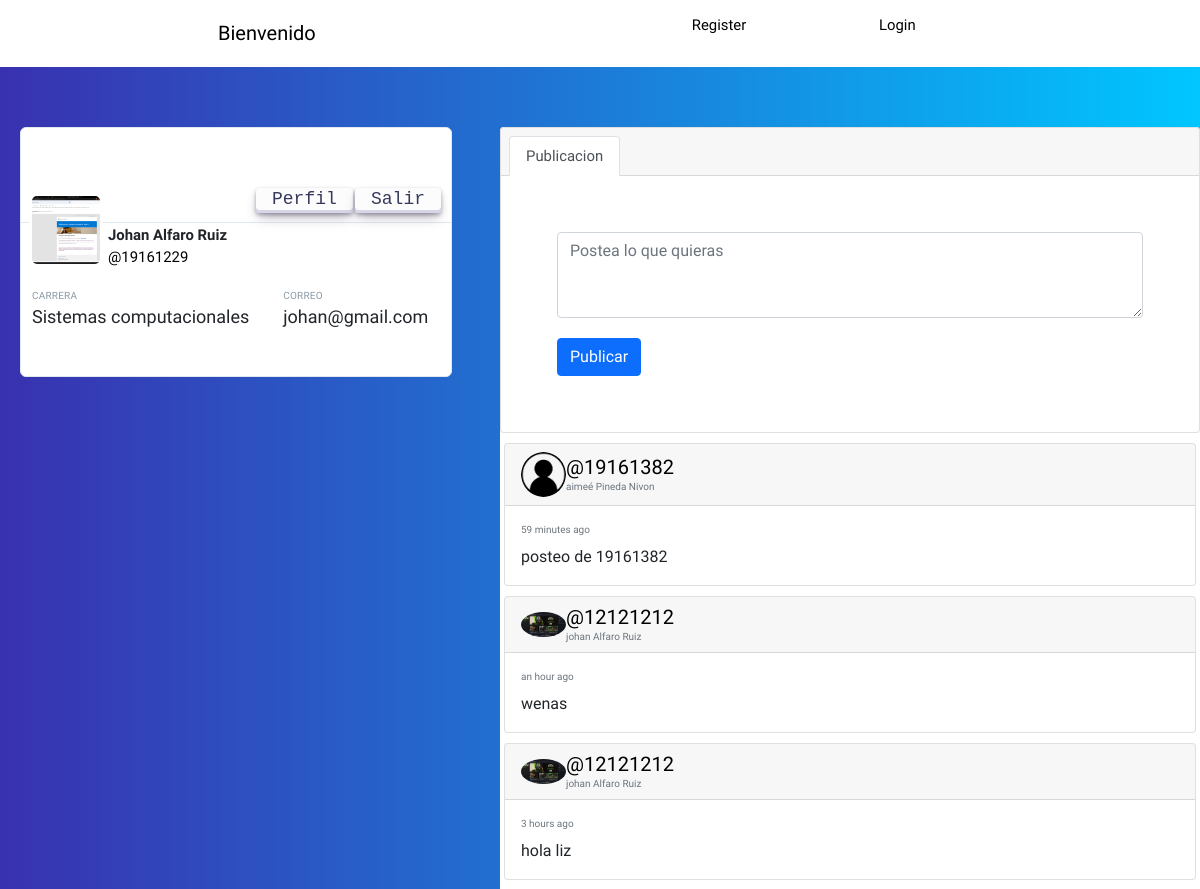
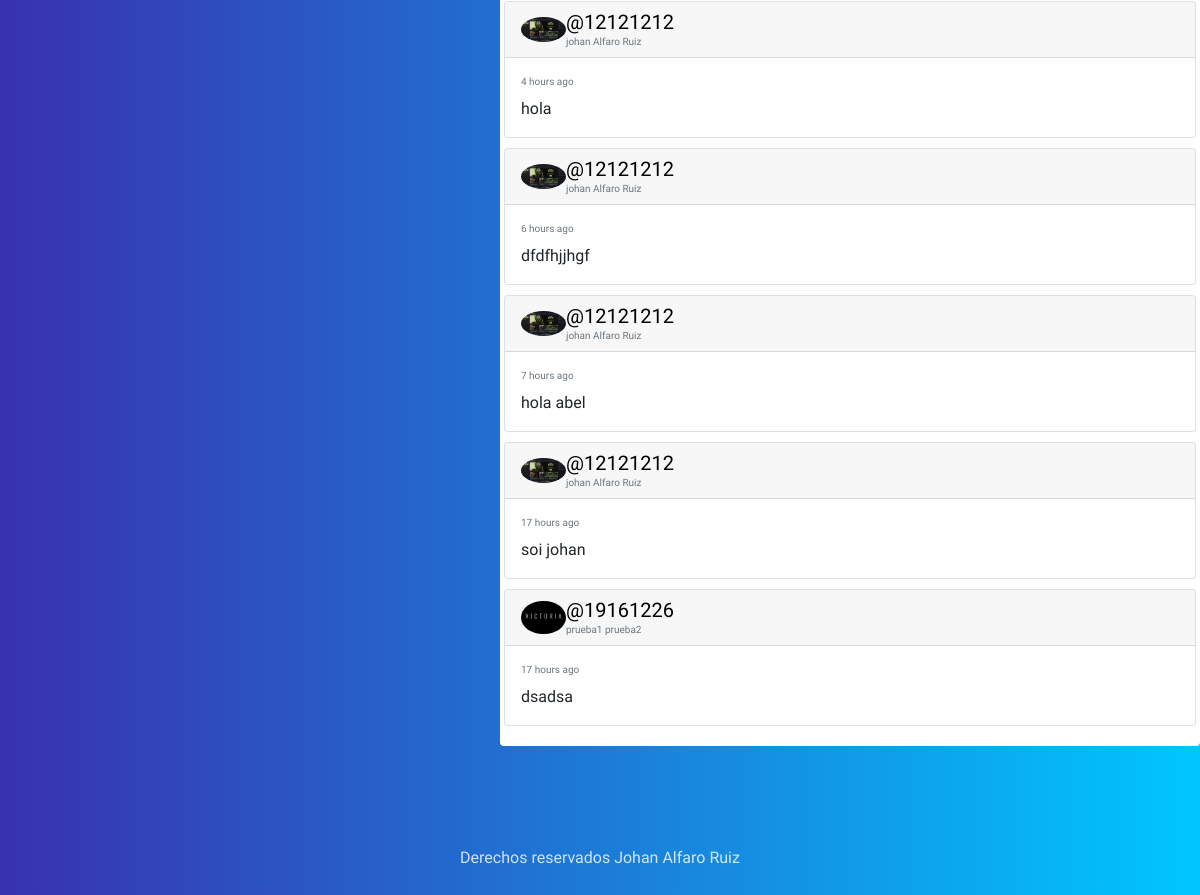
Screenshot of /feed/ (signed in) with the database file from the repository (2 pictures, top to bottom).
### social/models.py (models this page shows, shortened)
class Profile(models.Model):
    user=models.OneToOneField(User,on_delete=models.CASCADE)
    imagen=models.ImageField(upload_to='Profile',null=True,blank=True)

class Post(models.Model):
    user=models.ForeignKey(User,on_delete=models.CASCADE,related_name='posts')
    fecha=models.DateTimeField(default=timezone.now)
    contenido=models.TextField()
    class Meta:
        ordering=['-fecha']

### social/views.py (the view)
# urls.py: path('feed/',views.feed, name='feed'),
def  feed(request):
    posts=Post.objects.all()
    return render(request,'social/feed.html',{"posts":posts})

### social/templates/social/feed.html (shortened to what this page needs)
{% extends 'social/layout.html' %}
{% load humanize %}
{% load static %}
{% block content %}
{% if user.is_authenticated %}
	<div style="display: flex; flex-direction: row;">
		<div class="twPc-div" style="width: 100%; margin-top: 5%; margin-left: 20px; margin-right: 0;">
			<a class="twPc-bg twPc-block"></a>
			<div>
				<div class="twPc-button" style="margin-bottom: 10px;" >
					<a href="{% url 'profile' user.username  %} " class="button-30">Perfil</a>
					<a href="{% url 'cerrar' %}" class="button-30">Salir</a>
				</div>
				<a title="user" class="twPc-avatarLink">
					<img alt="" src="{{user.profile.imagen.url}}" class="twPc-avatarImg">
				</a>
				<div class="twPc-divUser">
					<div class="twPc-divName">
						<a href="{% url 'profile' user.username  %}">{{user.first_name}} {{user.last_name}}</a>
					</div>
					<span>
						<a href="{% url 'profile' user.username  %}">@<span>{{user.username}}</span></a>
					</span>
				</div>
				<div class="twPc-divStats" style="margin-top: 10px;">
					<ul class="twPc-Arrange">
						<li class="twPc-ArrangeSizeFit">
								<span class="twPc-StatLabel twPc-block">Carrera</span>
								<span class="twPc-StatValue">Sistemas computacionales</span>
						</li>
						<li class="twPc-ArrangeSizeFit">
								<span class="twPc-StatLabel twPc-block">Correo</span>
								<span class="twPc-StatValue">{{user.email}}</span>
						</li>
					</ul>
				</div>
			</div>
		</div>
		<div class="main" style="margin-left:4%;">
			<div class="card gedf-card">
				<div class="card-header">
					<ul class="nav nav-tabs card-header-tabs" id="myTab" role="tablist">
						<li class="nav-item">
							<a class="nav-link active" id="posts-tab" data-toggle="tab" href="#posts" role="tab" aria-controls="posts" aria-selected="true">Publicacion
								</a>
						</li>
					</ul>
				</div>
				<form action="/post/"method="POST">
				<div class="card-body">
					<div class="tab-content" id="myTabContent">
						<div class="tab-pane fade show active" id="posts" role="tabpanel" aria-labelledby="posts-tab">
							<div class="form-group">
								<textarea class="form-control" name="contenido" id="contenido" rows="3" placeholder="Postea lo que quieras"></textarea>
							</div>
						</div>
					</div>
					<div class="btn-toolbar justify-content-between">
						<div class="btn-group">
							<button type="submit" class="btn btn-primary">Publicar</button>
						</div>
					</div>
				</div>
			</form>
			</div>
{% endif %}
{% for post in posts %}
<div class="card gedf-card" style="margin-top: 10px; margin-left: 4px; margin-right: 4px;">
	<div class="card-header">
		<div class="d-flex justify-content-between align-items-center">
			<div class="d-flex justify-content-between align-items-center">
				<div class="mr-2">
					<img class="rounded-circle" width="45" src="{{post.user.profile.imagen.url}}" alt="">
				</div>
				<div class="ml-2">
					<a href="{%url 'profile' post.user.username %}" class="h5 m-0">@{{post.user.username}}</a>
					<div class="h7 text-muted">{{post.user.first_name}} {{post.user.last_name}}</div>
				</div>
			</div>
		</div>
	</div>
	<div class="card-body">
		<div class="text-muted h7 mb-2"> {{post.fecha|naturaltime}}</div>
		<p class="card-text">
			{{post.contenido}}
		</p>
	</div>
</div>
{% endfor %}
{% endblock %}

### social/static/style.css (style rules this page uses)
body { background: -webkit-linear-gradient(left, #3931af, #00c6ff); font-size: 62.5%; font-family: 'Varela Round', Helvetica, Arial, serif; }
p { font-size: 1rem; }
button { font-size: 1rem; color: white; padding: 0.4rem 1.4rem; border: none; background: #7A9D96; border-radius: 4px; cursor: pointer; }
img { object-fit: cover; }
a { font-size: .93rem; text-decoration: none; color: black; }
.main { background: white; width: 60%; margin: 5% auto; border-radius: 4px; padding-bottom: 20px; }
form { margin: 0; padding: 40px; font-size: 1rem; }
textarea { width: 100%; border: 0; border-bottom: 2px solid #D3D8DC; outline: 0; background: #fff; padding: 20px 0 4px; margin: 0 0 20px; color: #777B7E; }

### social/static/profileFeed.css (style rules this page uses)
.twPc-div { background: #fff none repeat scroll 0 0; border: 1px solid #e1e8ed; border-radius: 6px; height: 250px; max-width: 432px; position: sticky; top: 20px; }
.twPc-bg { background-image: url("https://pbs.twimg.com/profile_banners/50988711/1384539792/600x200"); background-position: 0 50%; background-size: 100% auto; border-bottom: 1px solid #e1e8ed; border-radius: 4px 4px 0 0; height: 95px; width: 100%; }
.twPc-block { display: block !important; }
.twPc-button { margin: -35px -10px 0; text-align: right; width: 100%; }
.twPc-avatarLink { background-color: #fff; border-radius: 6px; display: inline-block !important; float: left; margin: -30px 5px 0 8px; max-width: 100%; padding: 1px; vertical-align: bottom; }
.twPc-avatarImg { border: 2px solid #fff; border-radius: 7px; box-sizing: border-box; color: #fff; height: 72px; width: 72px; }
.twPc-divUser { margin: 5px 0 0; }
.twPc-divName { font-size: 18px; font-weight: 700; line-height: 21px; }
.twPc-divName a { color: inherit !important; }
.twPc-divStats { margin-left: 11px; padding: 10px 0; }
.twPc-Arrange { box-sizing: border-box; display: table; margin: 0; min-width: 100%; padding: 0; table-layout: auto; }
ul.twPc-Arrange { list-style: outside none none; margin: 0; padding: 0; }
.twPc-ArrangeSizeFit { display: table-cell; padding: 0; vertical-align: top; }
.twPc-StatValue { display: block; font-size: 18px; font-weight: 500; transition: color 0.15s ease-in-out 0s; }
.twPc-StatLabel { color: #8899a6; font-size: 10px; letter-spacing: 0.02em; overflow: hidden; text-transform: uppercase; transition: color 0.15s ease-in-out 0s; }
.button-30 { align-items: center; appearance: none; background-color: #FCFCFD; border-radius: 4px; border-width: 0; box-shadow: rgba(45, 35, 66, 0.4) 0 2px 4px,rgba(45, 35, 66, 0.3) 0 7px 13px -3px,#D6D6E7 0 -3px 0 inset; box-sizing: border-box; color: #36395A; cursor: pointer; display: inline-flex; font-family: "JetBrains Mono",monospace; height: 25px; justify-content: center; line-height: 1; list-style: none; overflow: hidden; padding-left: 16px; padding-right: 16px; padding-bottom: 4px; position: relative; text-align: left; text-decoration: none; transition: box-shadow .15s,transform .15s; user-select: none; -webkit-user-select: none; touch-action: manipulation; white-space: nowrap; will-change: box-shadow,transform; font-size: 18px; }

### rows the page displays
Post: user.profile.imagen (picture), user.username "19161382", user.first_name "aimeé", user.last_name "Pineda Nivon", fecha "59 minutes ago", contenido "posteo de 19161382"
Post: user.profile.imagen (picture), user.username "12121212", user.first_name "johan", user.last_name "Alfaro Ruiz", fecha "an hour ago", contenido "wenas"
Post: user.profile.imagen (picture), user.username "12121212", user.first_name "johan", user.last_name "Alfaro Ruiz", fecha "3 hours ago", contenido "hola liz"
Post: user.profile.imagen (picture), user.username "12121212", user.first_name "johan", user.last_name "Alfaro Ruiz", fecha "4 hours ago", contenido "hola"
Post: user.profile.imagen (picture), user.username "12121212", user.first_name "johan", user.last_name "Alfaro Ruiz", fecha "6 hours ago", contenido "dfdfhjjhgf"
Post: user.profile.imagen (picture), user.username "12121212", user.first_name "johan", user.last_name "Alfaro Ruiz", fecha "7 hours ago", contenido "hola abel"
Post: user.profile.imagen (picture), user.username "12121212", user.first_name "johan", user.last_name "Alfaro Ruiz", fecha "17 hours ago", contenido "soi johan"
Post: user.profile.imagen (picture), user.username "19161226", user.first_name "prueba1", user.last_name "prueba2", fecha "17 hours ago", contenido "dsadsa"

### other values shown
{{ user.first_name }} "Johan"
{{ user.last_name }} "Alfaro Ruiz"
{{ user.username }} "19161229"
{{ user.email }} "johan@gmail.com"
